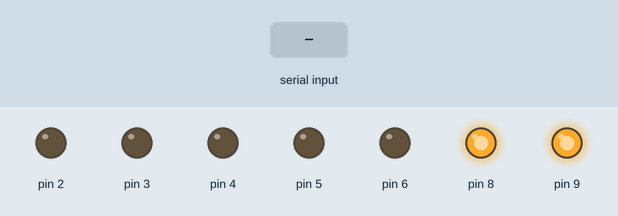
This sketch was run on a simulated Arduino Uno, built with avr-gcc and run on an emulated ATmega328P. On the bench: output pins drawn as LEDs (lit = HIGH). The test bench sets the inputs (shaded band).

Above: at 1.2 s.
1.3 s: "90,45\n" received over Serial
At 2.6 s:
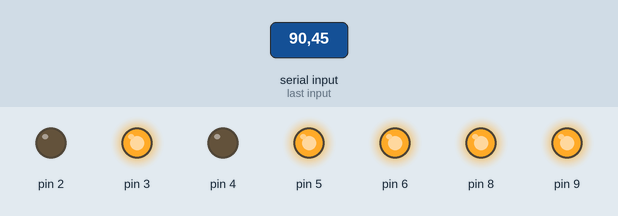
3.0 s: byte 0 (0) received over Serial
At 3.9 s:
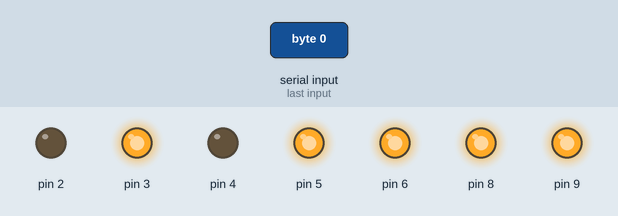
4.5 s: "30,150\n" received over Serial
At 5.3 s:
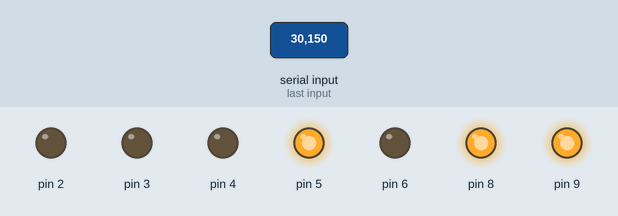
6.2 s: "1\n" received over Serial
At 6.5 s:
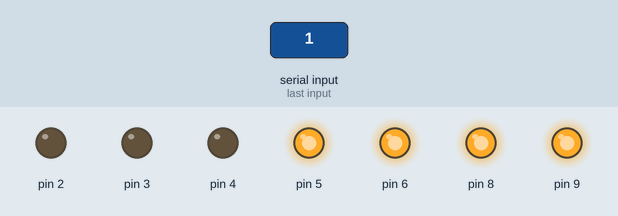
7.7 s: byte 1 (1) received over Serial
At 8.8 s:
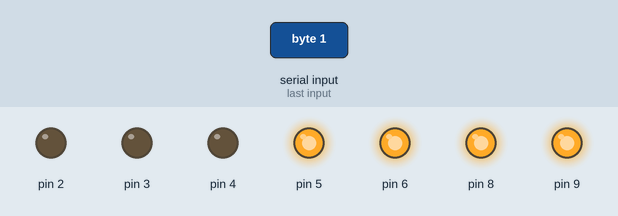
9.2 s: "2\n" received over Serial
At 9.9 s:
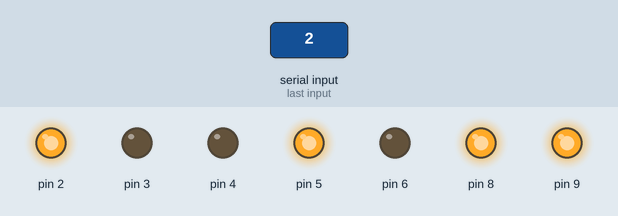
Timing chart, 0 to 11.7 s (numbered marks = the images above; inputs shaded):
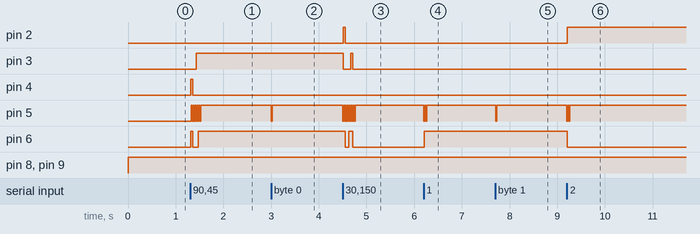

The sketch:

shumaguan.ino
```cpp
void setup()
{
  pinMode(5, OUTPUT);
  pinMode(6, OUTPUT);
  pinMode(2, OUTPUT);
  pinMode(3, OUTPUT);
  pinMode(4, OUTPUT);
  pinMode(8, OUTPUT);
  pinMode(9, OUTPUT);
  Serial.begin(9600);
}

void loop()
{
  int income=0;
  int a;
  digitalWrite(9,HIGH);
  digitalWrite(8,HIGH);
  delay(10);
  if(Serial.available()>0)
  {
    income=Serial.read();
    income=income-'0';
    digitalWrite(5,LOW);
    delay(10);
    if(income==0)
    {
      digitalWrite(6,LOW);
      digitalWrite(2,LOW);
      digitalWrite(3,LOW);
      digitalWrite(4,LOW);
    }
    if(income==1)
    {
      digitalWrite(6,HIGH);
      digitalWrite(2,LOW);
      digitalWrite(3,LOW);
      digitalWrite(4,LOW);
    }
    if(income==2)
    {
      digitalWrite(6,LOW);
      digitalWrite(2,HIGH);
      digitalWrite(3,LOW);
      digitalWrite(4,LOW);
    }
    if(income==3)
    {
      digitalWrite(6,HIGH);
      digitalWrite(2,HIGH);
      digitalWrite(3,LOW);
      digitalWrite(4,LOW);
    }
    if(income==4)
    {
      digitalWrite(6,LOW);
      digitalWrite(2,LOW);
      digitalWrite(3,HIGH);
      digitalWrite(4,LOW);
    }
    if(income==5)
    {
      digitalWrite(6,HIGH);
      digitalWrite(2,LOW);
      digitalWrite(3,HIGH);
      digitalWrite(4,LOW);
    }
    if(income==6)
    {
      digitalWrite(6,LOW);
      digitalWrite(2,HIGH);
      digitalWrite(3,HIGH);
      digitalWrite(4,LOW);
    }
    if(income==7)
    {
      digitalWrite(6,HIGH);
      digitalWrite(2,HIGH);
      digitalWrite(3,HIGH);
      digitalWrite(4,LOW);
    }
    if(income==8)
    {
      digitalWrite(6,LOW);
      digitalWrite(2,LOW);
      digitalWrite(3,LOW);
      digitalWrite(4,HIGH);
    }
    if(income==9)
    {
      digitalWrite(6,HIGH);
      digitalWrite(2,LOW);
      digitalWrite(3,LOW);
      digitalWrite(4,HIGH);
    }

     delay(10);
     digitalWrite(5,HIGH);
     delay(10);
  }
}
```

Measured:
- after the input at 1.3 s, pin 3: LOW → HIGH after 0.13 s; pin 4: LOW → HIGH at once, → LOW 0.04 s later; pin 5: alternates HIGH for 0.02 s and LOW for 0.02 s, 11 changes in all, then stays HIGH, starting at once; pin 6: LOW → HIGH at once, → LOW 0.04 s later, → HIGH 0.12 s later
- after the input at 3.0 s, pin 5: HIGH → LOW at once, → HIGH 0.02 s later
- after the input at 4.5 s, pin 2: LOW → HIGH at once, → LOW 0.04 s later; pin 3: HIGH → LOW at once, → HIGH 0.16 s later, → LOW 0.04 s later; pin 5: alternates HIGH for 0.02 s and LOW for 0.02 s, 14 changes in all, then stays HIGH, starting at once; pin 6: HIGH → LOW after 0.05 s, → HIGH 0.08 s later, → LOW 0.08 s later
- after the input at 6.2 s, pin 5: alternates HIGH for 0.02 s and LOW for 0.02 s, 4 changes in all, then stays HIGH, starting at once; pin 6: LOW → HIGH at once
- after the input at 7.7 s, pin 5: HIGH → LOW at once, → HIGH 0.02 s later
- after the input at 9.2 s, pin 2: LOW → HIGH at once; pin 5: alternates HIGH for 0.02 s and LOW for 0.02 s, 4 changes in all, then stays HIGH, starting at once; pin 6: HIGH → LOW at once
